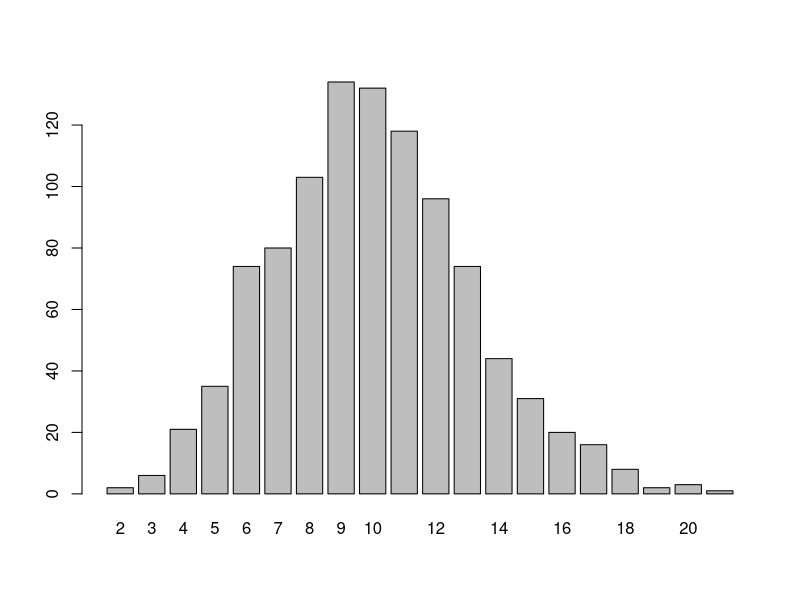

The R source for this figure:
## ---- chunk 1
set.seed(2019)
var1 <- rbinom(n = 1000, ## numer of obs / length of vector
               size = 1, ## number of trials
               prob = 0.2)

head(var1)
table(var1)
## ---- chunk 2
set.seed(123)
var2 <- rpois(n = 1000,
              lambda = 10)
table(var2)
barplot(table(var2))
## ---- chunk 3
set.seed(2016)
var3 <- rmultinom(n = 10,
                  size = 100,
                  prob = c(0.1,0.3,0.6))

head(var3)
## ---- chunk 4
ex1a <- dbinom(x = 0:10, size = 10, prob = 0.4)

data.frame(k = 0:10, p = ex1a)
## ---- chunk 5
dbinom(x = 6, size = 10, prob = 0.4)
## ---- chunk 6
pbinom(q = 3, size = 10, prob = 0.4) 
## dbinom(0,10,0.4)+dbinom(1,10,0.4)+dbinom(2,10,0.4)+dbinom(3,10,0.4)
## ---- chunk 7
# F(X>=5) = 1 - F(X <= 4)
1 - pbinom(q = 4, size = 10, prob = 0.4)
## ---- chunk 8
dpois(x = 2, lambda = 5)
## ---- chunk 9
ppois(q = 2, lambda = 5)
## ---- chunk 10
ppois(q = 3, lambda = 4)
## ---- chunk 11
1-ppois(q = 4, lambda = 4)
